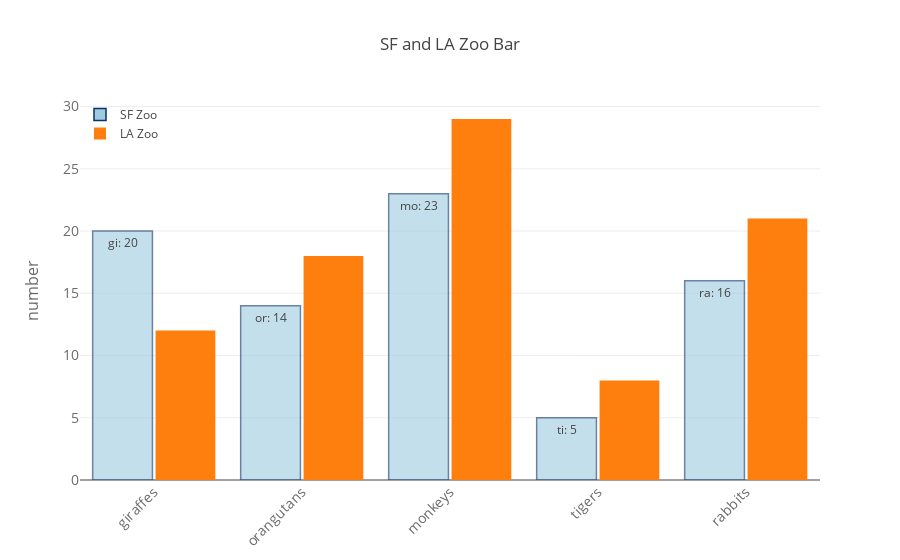

Notebook source saved alongside this figure:
### Markdown cell above
# Colored and Styled -- Grouped(Stacked) Bar Chart

### Code cell
trace0 = go.Bar(
    x = ['giraffes', 'orangutans', 'monkeys', 'tigers', 'rabbits'],
    y = [20, 14, 23, 5, 16],
    name = 'SF Zoo',    
    # 显示为横向的Bar，但此时要改变x、y的顺序
    # orientation = 'h',
    # 直接在图上显示text的内容
    textposition = 'auto',
    # Text的内容Hover Text
    text = ["gi: 20", "or: 14", "mo: 23", "ti: 5", "ra: 16"],
    marker = dict(
        opacity=0.6,
        color='rgb(158,202,225)',
        line=dict(color='rgb(8,48,107)', width=1.5),
    )
)
trace1 = go.Bar(
    x = ['giraffes', 'orangutans', 'monkeys', 'tigers', 'rabbits'],
    y = [12, 18, 29, 8, 21],
    name = 'LA Zoo',
    # 显示为横向的Bar，但此时要改变x、y的顺序
    # orientation = 'h',
)

data = [trace0, trace1]
layout = go.Layout(
    title='SF and LA Zoo Bar',
    xaxis=dict(
        # 旋转X坐标角度
        tickangle=-45,
        tickfont=dict(size=14, color='rgb(107, 107, 107)')
    ),
    yaxis=dict(
        title='number',
        titlefont=dict(size=16, color='rgb(107, 107, 107)'),
        tickfont=dict(size=14, color='rgb(107, 107, 107)')
    ),
    legend=dict(
        # X/Y值标定图例的位置，范围从0到1
        x=0,
        y=1,
        bgcolor='rgba(0, 0, 255, 0)',
        bordercolor='rgba(0, 0, 255, 0)'
    ),
    # stack就是上下罗列
    barmode='group',
    bargap=0.15,
    bargroupgap=0.05
)
fig = go.Figure(data=data, layout=layout)
plotly.offline.iplot(fig, filename='grouped-bar')

### Figure 1 — Plotly figure (JSON) as saved in the notebook; plotly's stock layout.template omitted (floating-point values rounded to 4 significant figures)
{"data": [{"marker": {"color": "rgb(158,202,225)", "line": {"color": "rgb(8,48,107)", "width": 1.5}, "opacity": 0.6}, "name": "SF Zoo", "text": ["gi: 20", "or: 14", "mo: 23", "ti: 5", "ra: 16"], "textposition": "auto", "type": "bar", "uid": "ad1f9ce5-1c3d-4c64-9609-fdcbc79c52dd", "x": ["giraffes", "orangutans", "monkeys", "tigers", "rabbits"], "y": [20, 14, 23, 5, 16]}, {"name": "LA Zoo", "type": "bar", "uid": "20753d08-f723-4f5b-9409-b9f98aeba32c", "x": ["giraffes", "orangutans", "monkeys", "tigers", "rabbits"], "y": [12, 18, 29, 8, 21]}], "layout": {"bargap": 0.15, "bargroupgap": 0.05, "barmode": "group", "legend": {"bgcolor": "rgba(0, 0, 255, 0)", "bordercolor": "rgba(0, 0, 255, 0)", "x": 0, "y": 1}, "title": {"text": "SF and LA Zoo Bar"}, "xaxis": {"tickangle": -45, "tickfont": {"color": "rgb(107, 107, 107)", "size": 14}}, "yaxis": {"tickfont": {"color": "rgb(107, 107, 107)", "size": 14}, "title": {"font": {"color": "rgb(107, 107, 107)", "size": 16}, "text": "number"}}}}
